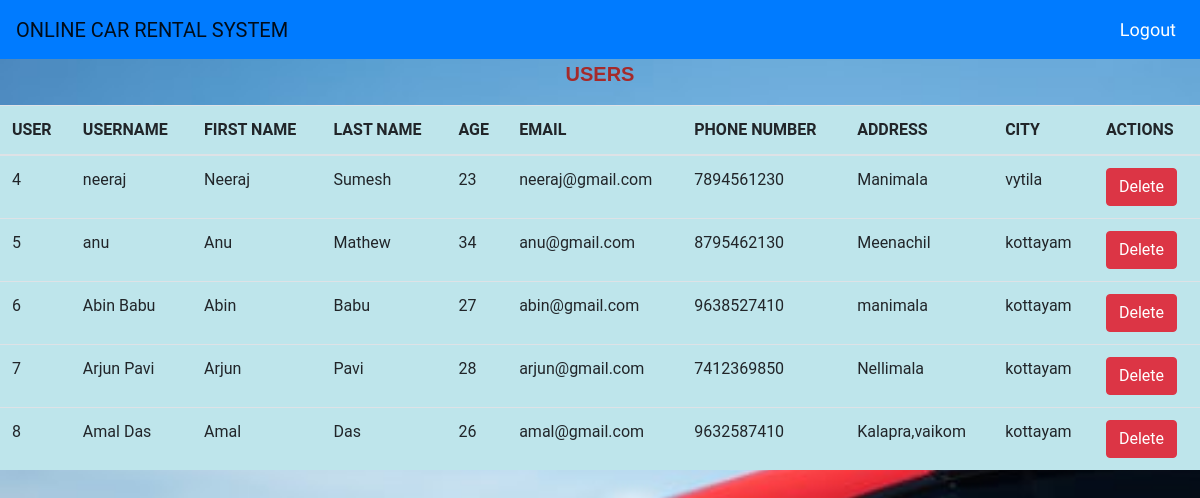
/viewuser/ (signed in), run on the app's committed database.
### sample/models.py (models this page shows)
class User(AbstractUser):
    usertype = models.CharField(max_length=50,default=True)
    age = models.IntegerField(verbose_name="Age",default=0)
    address = models.CharField(max_length=100,default=True)
    ph = models.IntegerField(default=0)
    city = models.CharField(max_length=50,default=True)
    pincode = models.IntegerField(default=0)

### sample/views.py (the view)
# urls.py: path('viewuser/',view_user,name='viewuser'),
@login_required(login_url="/login/")
def view_user(request):
    users= User.objects.all().filter(usertype='normaluser')
    return render(request,'view_user.html',{'data':users})

### sample/templates/view_user.html (shortened to what this page needs)
{% extends 'adminbase.html' %}
{% block content %}
{% load static %}
<!DOCTYPE html>
<html lang="en">
<head>
    <link rel="stylesheet" href="https://maxcdn.bootstrapcdn.com/bootstrap/4.0.0/css/bootstrap.min.css">
</head>
<body>
    <div class="head">
        <p>USERS</p>
    </div>
    <table class="table table-info table-strip">
        <thead>
            <th>USER</th>
            <th>USERNAME</th>
            <th>FIRST NAME</th>
            <th>LAST NAME</th>
            <th>AGE</th>
            <th>EMAIL</th>
            <th>PHONE NUMBER</th>
            <th>ADDRESS</th>
            <th>CITY</th>
            <th>ACTIONS</th>
        </thead>
        <tbody>
            {% for d in data %}
            <tr>
                <td>{{d.id}}</td>
                <td>{{d.username}}</td>
                <td>{{d.first_name}}</td>
                <td>{{d.last_name}}</td>
                <td>{{d.age}}</td>
                <td>{{d.email}}</td>
                <td>{{d.ph}}</td>
                <td>{{d.address}}</td>
                <td>{{d.city}}</td>
                <td><a href="{% url 'delete_user' d.id %}" class="btn btn-danger">Delete</a>
                </td>
            </tr>
            {% endfor %}
        </tbody>
    </table>
</body>
</html>
{% endblock content %}

### data on the page
User: id "4", username "neeraj", first_name "Neeraj", last_name "Sumesh", age "23", email "neeraj@gmail.com", ph "7894561230", address "Manimala", city "vytila"
User: id "5", username "anu", first_name "Anu", last_name "Mathew", age "34", email "anu@gmail.com", ph "8795462130", address "Meenachil", city "kottayam"
User: id "6", username "Abin Babu", first_name "Abin", last_name "Babu", age "27", email "abin@gmail.com", ph "9638527410", address "manimala", city "kottayam"
User: id "7", username "Arjun Pavi", first_name "Arjun", last_name "Pavi", age "28", email "arjun@gmail.com", ph "7412369850", address "Nellimala", city "kottayam"
User: id "8", username "Amal Das", first_name "Amal", last_name "Das", age "26", email "amal@gmail.com", ph "9632587410", address "Kalapra,vaikom", city "kottayam"
